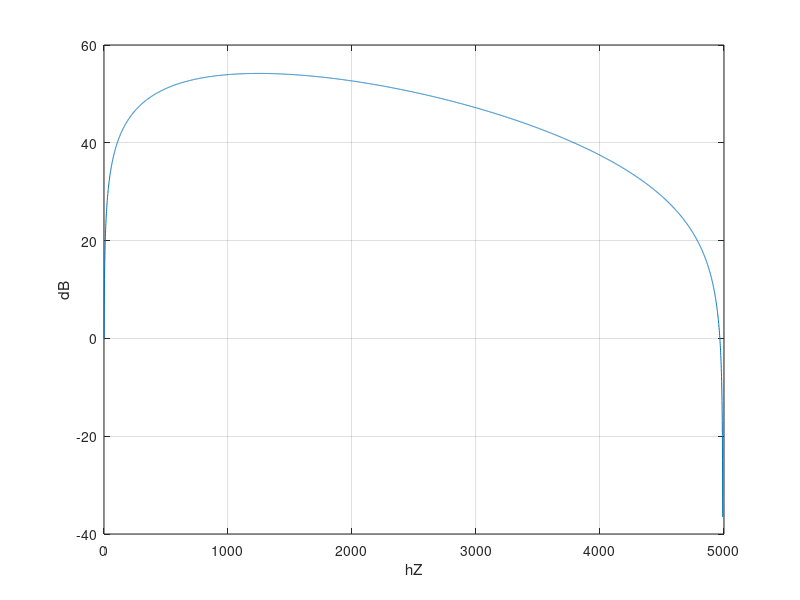

The MATLAB script that drew this image:

x = [1:5000];
cutoff = 1 / 0.04;
fc = cutoff / (2 * 44100); 
[b,a] = butter(2, fc, "high");
C = mag2db(filter(b,a,x));
%     a = -0.99999; b = -15; c = -0.55;
%     gom = mag2db(1 + a * exp(b * exp(c * x)));
%     disp(gom);
% 
    figure
    plot(x, C)
    grid on
    xlabel('hZ')
    ylabel('dB')
